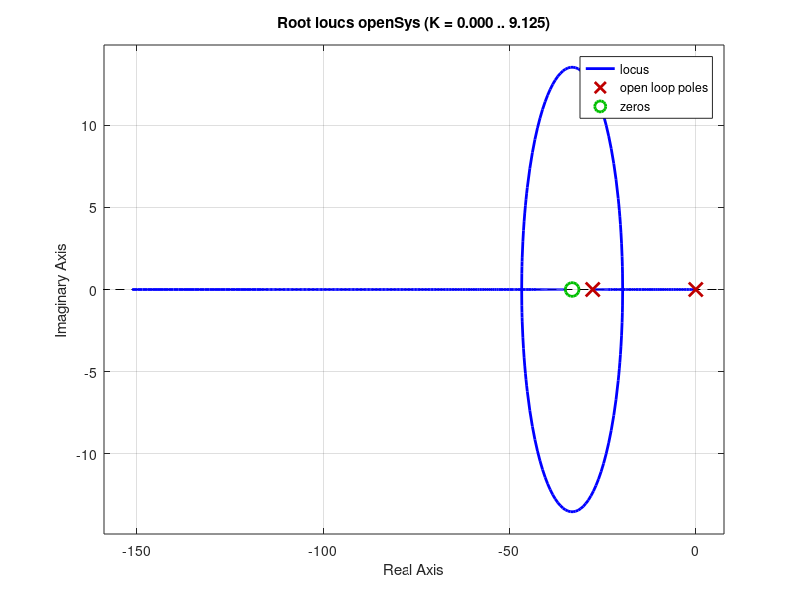

MATLAB code to generate this figure: (Note: this script raises an error after producing the figure.)
clc
clear

%found parameter of dc motor from the ekf indentication
a = 27.65; b = 17.35;
z = 1.2*a;

Ncontroller = [1 z];
Dcontroller = [1 0];
Nplant = 1;
Dplant = [1 a];

C = tf(Ncontroller,Dcontroller);
G = tf(Nplant,Dplant);

openSys = C*G*b;
closeSys = feedback(openSys,1);

figure(1); rlocus(openSys)
figure(2); subplot 211;step(closeSys)

Kp = 4; % enter kp here after look at the root locus

closeSysFinal = feedback(Kp*openSys,1);

subplot 212; step(closeSysFinal);